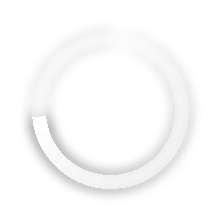
#> input picture auto-shorts/src/autoshorts/clipping/assets/lag_ad_spinner.png, 220 x 220 px
$ python -i banner_assets.py   (imports and definitions only)
#> lines starting #> are read from the running program, lines starting #| are printed output that depends on the picture
#> further down, picture is the input picture: PIL image 220x220 RGBA; mean R, G, B, A 41.3, 41.3, 41.3, 22.9
"""Приём загруженного креатива баннера: проверка, нормализация, контентное хранение.

Решение владельца (docs/OWNER-DECISIONS.md п. 1): баннер — готовый файл владельца. Принимаются
статичные PNG/JPG/WebP (в т. ч. с прозрачностью) и анимированные GIF, APNG, WebM (с альфой) и
MP4 (MOV — как MP4; анимированный WebP — бонусом через Pillow).

    creative = ingest_creative(upload_path, media_root)       # BannerCreative
    path = creative_file(media_root, creative)                # абсолютный путь нормализованного файла

Что делается:
* тип определяется по **сигнатуре** (magic bytes), расширение игнорируется;
* лимиты (`AssetLimits`): статика ≤ 20 МБ, анимация ≤ 50 МБ, сторона ≤ 4096 px, анимация ≤ 15 с;
* битые/обрезанные файлы и чужие форматы (SVG, HEIC, AVIF, BMP, TIFF, PDF …) отвергаются
  `BannerAssetError` с латинским `code`;
* статика → RGBA PNG: EXIF-поворот применён, ICC → sRGB, метаданные (EXIF/GPS/XMP/ICC) выброшены;
* анимация → VP9 WebM 30 fps: с альфой — yuva420p, MP4 без альфы остаётся непрозрачным (yuv420p);
  длительность одного цикла и признак loop сохраняются; сторона ужимается до канвы 1080×1920;
* рядом кладутся `thumb.png` (≤ 320 px) и `first_frame.png` для редактора;
* хранение по sha256 исходных байтов: `MEDIA_ROOT/banners/creatives/<sha[:2]>/<sha>/`
  (`creative.png|creative.webm`, `thumb.png`, `first_frame.png`, `creative.json`). Повторная
  загрузка того же файла возвращает готовую запись без перекодирования.

ffmpeg запускается через `probe.run_media_cmd` (`nice -n 10`, `-threads 2`).
TODO(M2): перейти на `pipeline/ffmpeg_exec.run_media`, когда M1-C его зафиксирует.
"""

from __future__ import annotations

import contextlib
import hashlib
import io
import json
import os
import shutil
import struct
import tempfile
from collections.abc import Callable
from dataclasses import dataclass
from pathlib import Path
from typing import BinaryIO

from PIL import Image, ImageCms, ImageOps, UnidentifiedImageError

from autoshorts.domain.banner_schema import BannerCreative, CreativeKind, CreativeSourceFormat
from autoshorts.pipeline.probe import (
    MediaCommandError,
    ProbeError,
    kill_media_process,
    open_media_process,
    probe_media,
    run_media_cmd,
)

NORMALIZER_VERSION = 1
CREATIVES_SUBDIR = "banners/creatives"
META_NAME = "creative.json"
MiB = 1024 * 1024

# GIF: задержка < 2 сотых → 10 сотых (как gif-демуксер ffmpeg и браузеры)
GIF_MIN_DELAY_CS = 2
GIF_DEFAULT_DELAY_CS = 10

_HEIF_BRANDS = {b"heic", b"heix", b"hevc", b"hevx", b"heim", b"heis", b"hevm", b"hevs", b"mif1", b"msf1"}
_AVIF_BRANDS = {b"avif", b"avis"}
_QT_ATOMS = {b"moov", b"mdat", b"wide", b"free", b"skip", b"pnot"}


class BannerAssetError(ValueError):
    """Файл не принят. `code` — латинский код для API/редактора, `message` — по-русски."""

    # [5 lines left out: function __init__, not called in this run]


@dataclass(frozen=True)
class AssetLimits:
    max_static_bytes: int = 20 * MiB
    max_animated_bytes: int = 50 * MiB
    max_side_px: int = 4096
    min_side_px: int = 16
    max_animated_sec: float = 15.0
    max_frames: int = 1800
    max_normalized_w: int = 1080
    max_normalized_h: int = 1920
    target_fps: int = 30
    thumb_px: int = 320
    vp9_crf: int = 22
    vp9_cpu_used: int = 4
    timeout_sec: float = 300.0


DEFAULT_LIMITS = AssetLimits()


# ---------------------------------------------------------------- распознавание по сигнатуре


# [16 lines that did not run here, left out]


# [90 lines left out: functions _read_exact, _skip_gif_subblocks, _parse_gif, not called in this run]


# Минимальная длина данных служебных чанков PNG/APNG (спецификации PNG и APNG).
_PNG_MIN_CHUNK_LEN: dict[bytes, int] = {b"IHDR": 13, b"acTL": 8, b"fcTL": 26}


# [67 lines that did not run here, left out]


def _u24(b: bytes) -> int:
    return b[0] | (b[1] << 8) | (b[2] << 16)


# [55 lines that did not run here, left out]


# Что может бросить разбор битого или враждебного заголовка. Всё это — повреждённый файл
# (corrupt_file / 422), а не падение обработчика загрузки.
_MALFORMED_HEADER_ERRORS: tuple[type[Exception], ...] = (
    EOFError,
    IndexError,
    struct.error,
    ValueError,
    OverflowError,
)


# [5 lines that did not run here, left out]


# [51 lines that did not run here, left out]


# ---------------------------------------------------------------- хранение


def creative_dir(media_root: Path, sha256: str) -> Path:
    return Path(media_root) / CREATIVES_SUBDIR / sha256[:2] / sha256


# [2 lines that did not run here, left out]


# [2 lines that did not run here, left out]


# [2 lines that did not run here, left out]


# [94 lines left out: functions _resolve_rel, load_creative, sha256_of, check_limits, _check_dims, _check_duration and 1 more, not called in this run]


# ---------------------------------------------------------------- статика (Pillow)


_SRGB = None


# [5 lines left out: function _srgb_profile, not called in this run]


def _to_srgb_rgba(im: Image.Image) -> Image.Image:
    """Любой режим → RGBA в sRGB. ICC-профиль применяется, затем выбрасывается."""
    icc = im.info.get("icc_profile")
    if im.mode in ("P", "PA") or "transparency" in im.info:
        im = im.convert("RGBA")
    elif im.mode in ("I;16", "I;16B", "I;16L", "I"):
        im = im.convert("I").point(lambda v: v * (1 / 256)).convert("L")
    alpha: Image.Image | None = None
    if im.mode in ("RGBA", "LA", "RGBa", "La"):
        if im.mode in ("RGBa", "La"):
            im = im.convert("RGBA" if im.mode == "RGBa" else "LA")
        alpha = im.getchannel("A")
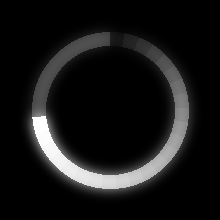
#> alpha: PIL image 220x220 L; min 0, max 255, mean 22.9
        base = im.convert("RGB") if im.mode == "RGBA" else im.convert("L")
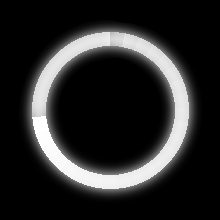
#> base: PIL image 220x220 RGB; min 0, max 255, mean 41.3
    else:
        base = im
    if icc:
        try:
            src = ImageCms.ImageCmsProfile(io.BytesIO(icc))
            out_mode = "RGB"
            if base.mode not in ("RGB", "CMYK", "L"):
                base = base.convert("RGB")
            base = ImageCms.profileToProfile(base, src, _srgb_profile(), outputMode=out_mode)
        except (ImageCms.PyCMSError, OSError, ValueError):
            base = base.convert("RGB")
    rgb = base.convert("RGB")
    rgba = rgb.convert("RGBA")
    if alpha is not None:
        rgba.putalpha(alpha)
    rgba.info = {}
    return rgba


# [5 lines left out: function _premult_resize, not called in this run]


def _save_png(im: Image.Image, path: Path) -> None:
    im.info = {}
    im.save(path, format="PNG", compress_level=6)


# [402 lines left out: functions _thumb_from, _ingest_static, _vp9_args, _scale_chain, _decoder_for, _extract_png and 5 more, not called in this run]

>>> from PIL import Image
>>> picture = Image.open('../clipping/assets/lag_ad_spinner.png')
>>> result = _to_srgb_rgba(picture)
